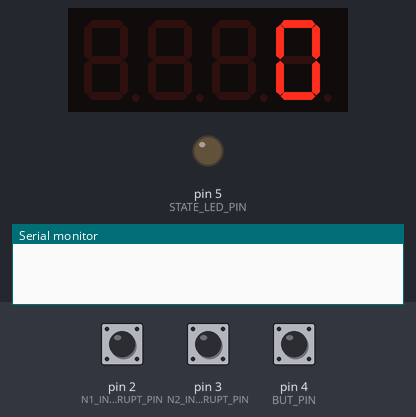
Bench run of a program on a simulated Arduino Uno, built with avr-gcc and run on an emulated ATmega328P. Parts: 4-digit seven-segment display, output pins drawn as LEDs (lit = HIGH), the last lines printed to the serial monitor. The test bench sets the inputs (shaded band); at power-on: pin 4 (BUT_PIN) LOW, pin 2 (N1_INTERRUPT_PIN) LOW, pin 3 (N2_INTERRUPT_PIN) LOW.

Above: at 1.4 s.
1.5 s: pin 4 (BUT_PIN) pulled HIGH for 0.15 s
At 2.7 s:
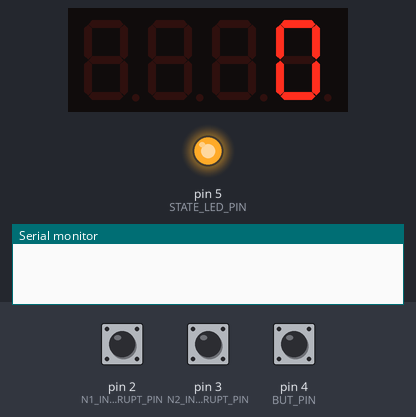
3.1 s: pin 2 (N1_INTERRUPT_PIN) pulled HIGH for 1 s
At 4.6 s:
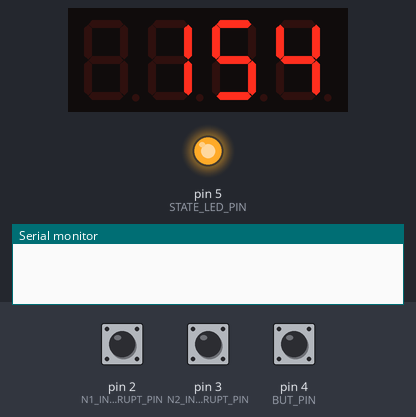
5.6 s: pin 3 (N2_INTERRUPT_PIN) pulled HIGH for 3.2 s
At 9.5 s:
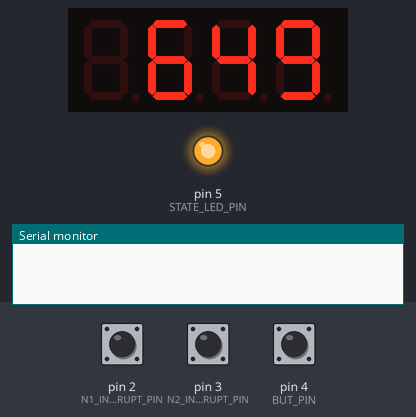
10.3 s: pin 4 (BUT_PIN) pulled HIGH for 3.2 s
At 11.9 s:
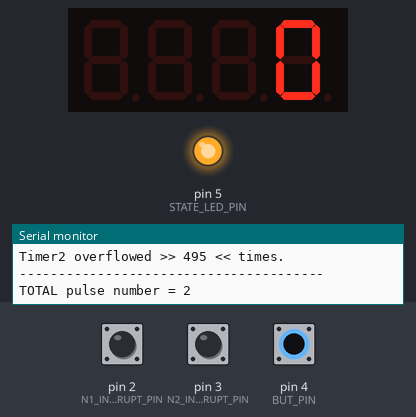
Timing chart, 0 to 23.1 s (numbered marks = the images above; inputs shaded):
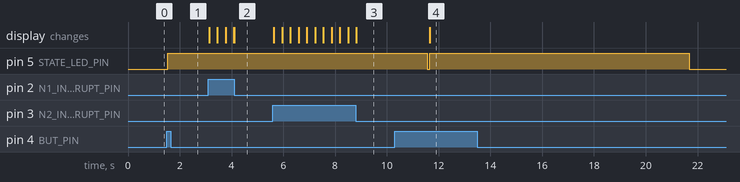

Measured:
- after the input at 1.5 s, pin 5 (STATE_LED_PIN): LOW → HIGH at once
- after the input at 3.1 s, the display: first changes at once (image 2 shows a later state)
- after the input at 5.6 s, the display: first changes at once (image 3 shows a later state)
- after the input at 10.3 s, the display: changes after 1.4 s (image 4)

The program:

main.cpp
```cpp
#include <Arduino.h>

#include "TM1637Display.h"
#include "SimpleLED.h"

#define DISP_CLK 6
#define DISP_DIO 7
#define DISP_BRIGHT 4   // default display brightness

#define BUT_PIN 4         // start Button pin
#define STATE_LED_PIN 5   // state LED indicator pin

#define COUNTING_TIME 10000      // [ms] default 10000 ms == 10 s
#define N1_INTERRUPT_PIN 2
#define N1_INTERRUPT 0      // D2 == Interrupt#0
#define N1_ANALOG_PIN A2    // neutron output pulled up to VDD (about +4 V)
#define N2_INTERRUPT_PIN 3
#define N2_INTERRUPT 1      // D3 == Interrupt#1
#define N2_ANALOG_PIN A3    // neutron output pulled up to VDD (about +4 V)
#define N_COUNTER_NUMBER 2  // number of used interrupts and instaces of nCounter class [1 or 2]

//==============================================================================

// function declaration
// void neutronCounter01();
// void neutronCounter02();
void displayResult();
void printRegisters();  // for debug
// void reAttachInterrupt(uint8_t interruptNum, int mode);

// variables
bool countingAllowed = false;
unsigned long lastAllowedTime = 0;
unsigned long lastDispTime = 0;
bool DEBUG = true;

// objects
TM1637Display disp(DISP_CLK, DISP_DIO);
SimpleLED state_indicator(STATE_LED_PIN);

// load and init NeutronCounter lib
#define N_COUNTERS_NUMBER 2     // number of interrupts used [1-2]
#define PULSE_TIME 5500         // [mks]
#include "NeutronCounter.h"

//==============================================================================
void setup() {
  state_indicator.init();
  // debug_port.init();

  analogReference(DEFAULT); // for analog reads
  disp.clear();
  disp.setBrightness(DISP_BRIGHT);  // brightness, [0 - 7]
  // display at startup
  // disp.setSlowMode();

  // disp.displayByte(_dash, _dash, _dash, _dash);
  disp.showNumberDec(0);

  // state_indicator.init();
  // debug_port.init();

  for (int i = 0; i < N_COUNTERS_NUMBER; i++) { nCounter[i].init();}

  // pinMode(10, OUTPUT);   // DEBUG
  if (DEBUG) { Serial.begin(57600);}  // DEBUG
  delay(200);

}

//==============================================================================
void loop() {
  // check for button pressed
  if (!countingAllowed && digitalRead(BUT_PIN) == HIGH )
  {
    disp.showNumberDec(0);
    countingAllowed = true;
    lastAllowedTime = millis();
    for (int i = 0; i < N_COUNTERS_NUMBER; i++) { nCounter[i].flush();}
    for (int i = 0; i < N_COUNTERS_NUMBER; i++) { nCounter[i].startCounting();}
    // for (int i = 0; i < N_COUNTERS_NUMBER; i++) { nCounter[i].startCounting();}
    state_indicator.on();
  }

  if (countingAllowed)
  {
    if (millis() - lastAllowedTime >= COUNTING_TIME)
    {
      for (int i = 0; i < N_COUNTERS_NUMBER; i++) { nCounter[i].stopCounting();}
      countingAllowed = false;
      // cli();
      state_indicator.off();
      // disp.setSlowMode();
      // displayResult();
      // disp.setFastMode();
      // sei();
      printNeutronStats();
    }
  }

  displayResult();

  // if (DEBUG && nCounter[0].have_new)
  // {
  //   Serial.print("TCNT1 = ");
  //   Serial.print(nCounter[0].reg_info);
  //   Serial.print(";  OVF = ");
  //   Serial.print(nCounter[0].ovf_info);
  //   Serial.print(";  width = ");
  //   Serial.print((double(nCounter[0].reg_info) + 65536.0 * nCounter[0].ovf_info) * nCounter[0].timePerTick, 3);
  //   Serial.print(" mks;  Count = ");
  //   Serial.println(round((double(nCounter[0].reg_info) + 65536L * nCounter[0].ovf_info) * nCounter[0].timePerTick / nCounter[0].pulseAverageTime));
  //   nCounter[0].have_new = false;
  // }
  // if (DEBUG && nCounter[1].have_new)
  // {
  //   Serial.print("TCNT2 = ");
  //   Serial.print(nCounter[1].reg_info);
  //   Serial.print(";  OVF = ");
  //   Serial.print(nCounter[1].ovf_info);
  //   Serial.print(";  width = ");
  //   Serial.print((double(nCounter[1].reg_info) + 256.0 * nCounter[1].ovf_info) * nCounter[1].timePerTick, 3);
  //   Serial.print(" mks;  Count = ");
  //   Serial.println(round((double(nCounter[1].reg_info) + 256 * nCounter[1].ovf_info) * nCounter[1].timePerTick / nCounter[1].pulseAverageTime));
  //   nCounter[1].have_new = false;
  // }


}

//==============================================================================

void displayResult()
{
  unsigned int number = 0;
  for (int i = 0; i < N_COUNTERS_NUMBER; i++)
  {
     number += nCounter[i].GetPulseNumber();
  }
  disp.showNumberDec(number);
  // Serial.println(number);  // DEBUG
}

// for debug
void printRegisters()
{
  Serial.print("  TCCR1A = ");
  Serial.print(TCCR1A);
  Serial.print("  TCCR1B = ");
  Serial.print(TCCR1B);
  Serial.print("  TIMSK1 = ");
  Serial.println(TIMSK1);

  Serial.print("  TCCR2A = ");
  Serial.print(TCCR2A);
  Serial.print("  TCCR2B = ");
  Serial.print(TCCR2B);
  Serial.print("  TIMSK2 = ");
  Serial.println(TIMSK2);
}
```

NeutronCounter.cpp
```cpp
#include "Arduino.h"
#include <math.h>
#include "NeutronCounter.h"

extern NeutronCounter nCounter[];

// Atmega328 Timer1 mks per tick for all available prescalers
static double T1_mksFromPrescaler[6] = {0, 0.0625, 0.5, 4, 16, 64};

// Atmega328 Timer2 mks per tick for all available prescalers
static double T2_mksFromPrescaler[8] = {0, 0.0625, 0.5, 2, 4, 8, 16, 64};

uint16_t regCountMax = 360;
uint16_t registred0[360];
uint16_t regCount0 = 0;
uint16_t registred1[360];
uint16_t regCount1 = 0;
uint16_t t0Overflowed = 0;
uint16_t t1Overflowed = 0;

NeutronCounter::NeutronCounter(uint8_t pinNum, uint8_t interruptNum, uint32_t pulseTime)
{
  pin = pinNum;
  intNum = interruptNum;
  pinMode(pin, INPUT);
  pulseAverageTime = pulseTime;
  pulseCounter = 0;
  if (interruptNum == 0) {timePerTick = T1_mksFromPrescaler[T1_PRESCALER];}
  else if (interruptNum == 1) {timePerTick = T2_mksFromPrescaler[T2_PRESCALER];}
}

// set Timers registers
void NeutronCounter::init(){
  detachInterrupt(intNum);  // stop external interrupt
  // Timer init
  cli();
  if (intNum == 0)
  {
    TCCR1A = 0;  // flush Timer1 settings
    TCCR1B = 0;
    TCCR1B |= (1 << WGM12);   // set Timer1 CTC mode
    OCR1A = T1_OCR1A;
  }
  else if (intNum == 1)
  {
    TCCR2A = 0;  // flush Timer2 settings
    TCCR2B = 0;
    TCCR2A |= (1 << WGM21);   // set Timer2 CTC mode
    OCR2A = T2_OCR2A;
  }
  sei();
}

// Timer1 Compare A interrupt handler
ISR(TIMER1_COMPA_vect)
{
  ++t0Overflowed;
  nCounter[0].increasePulseNumber();
}

// Timer2 Compare A interrupt handler
ISR(TIMER2_COMPA_vect)
{
  ++t1Overflowed;
  nCounter[1].increasePulseNumber();
}

// stop interrupt handling
void NeutronCounter::stopCounting(){
  detachInterrupt(intNum);  // stop external interrupt

  if (intNum == 0)
  {
    TCCR1B &= ~((1 << CS10) | (1 << CS11) | (1 << CS12)); // stop Timer1
    TIMSK1 &= ~(1 << OCIE1A);                             // turn off Timer1 Compare A Match Interrupt
    TIMSK1 &= ~(1 << TOIE1);                              // turn off Timer1 overflow Interrupt
  }
  else if (intNum == 1)
  {
    TCCR2B &= ~((1 << CS20) | (1 << CS21) | (1 << CS22));  // stop Timer2
    TIMSK2 &= ~(1 << OCIE2A);                             // turn off Timer2 Compare A Match Interrupt
    TIMSK2 &= ~(1 << TOIE2);                              // turn off Timer2 overflow Interrupt
  }
}

// start interrupt handling
void NeutronCounter::startCounting(){
  cli();
  // reAttachInterrupt(intNum, SIGNAL_START_EDGE);
  if (intNum == 0)
  {
    EIFR |= (1 << INTF0);   // clear INT0 flag
    attachInterrupt(0, nSignalHandler0, SIGNAL_START_EDGE);
    TCCR1B |= (T1_PRESCALER << CS10);    // set Timer1 prescaler 8x (b010) and start Timer1
  }
  else if (intNum == 1)
  {
    EIFR |= (1 << INTF1);   // clear INT1 flag
    attachInterrupt(1, nSignalHandler1, SIGNAL_START_EDGE);
    TCCR2B |= (T2_PRESCALER << CS20);    // set Timer2 prescaler 8x (b010) and start Timer2
  }
  sei();
}

void NeutronCounter::increasePulseNumber(uint16_t n)
{
  pulseCounter += n;
}

void NeutronCounter::flush()
{
  // timerOVF = 0; // delete
  pulseCounter = 0;
  signalContinues = false;

  regCount0 = 0;
  regCount1 = 0;
  t0Overflowed = 0;
  t1Overflowed = 0;

  // if (intNum == 0)
  // {
  //   TCNT1 = 0;                            // clear Timer1 counter
  //   TIFR1 |= (1 << OCF1A) | (1 << TOV1);  // clear Timer1 interrupt flags
  // }
  // else if (intNum == 1)
  // {
  //   TCNT2 = 0;                            // clear Timer2 counter
  //   TIFR2 |= (1 << OCF2A) | (1 << TOV2);  // clear Timer2 interrupt flags
  // }

}

uint16_t NeutronCounter::GetPulseNumber()
{
  return pulseCounter;
}

// External interrupt INT0 handler
void nSignalHandler0()
{
  if (nCounter[0].signalContinues)
  {
    if (regCount0 < regCountMax)
    {
      registred0[regCount0] = TCNT1;
      registred0[regCount0] += (T1_OCR1A + 1) * t0Overflowed;
      ++regCount0;
    }
    // signal's tail detected (end of the signal)
    TIMSK1 &= ~(1 << OCIE1A);                                 // turn off Timer1 Compare A Match Interrupt
    // TIMSK1 &= ~(1 << TOIE1);                                  // turn off Timer1 overflow Interrupt
    TCCR1B &= ~((1 << CS10) | (1 << CS11) | (1 << CS12));     // turn off Timer1
    nCounter[0].signalContinues = false;
    reAttachInterrupt(nCounter[0].intNum, SIGNAL_START_EDGE); // serch for rising front (new signal)
  }
  else
  {
    // signal's head detected (signal start)
    TCNT1 = 0;                            // clear Timer1 counter
    TIFR1 |= (1 << OCF1A) | (1 << TOV1);  // clear timer interrupt flags
    TIMSK1 = (1 << OCIE1A);               // turn on Timer1 Compare A Match Interrupt
    // TIMSK1 = (1 << TOIE1);                // turn on Timer1 overflow Interrupt
    TCCR1B |= (T1_PRESCALER << CS10);     // set Timer1 prescaler and start Timer1
    nCounter[0].signalContinues = true;
    reAttachInterrupt(nCounter[0].intNum, SIGNAL_END_EDGE);   // serch for falling front (end of the signal)

    t0Overflowed = 0;
  }
}

// External interrupt INT1 handler
void nSignalHandler1()
{
  if (nCounter[1].signalContinues)
  {
    if (regCount1 < regCountMax)
    {
      registred1[regCount1] = TCNT2;
      registred1[regCount1] += (T2_OCR2A + 1) * t1Overflowed;
      ++regCount1;
    }
    // falling front detected (end of the signal)
    TIMSK2 &= ~(1 << OCIE2A);                                   // turn off Timer2 Compare A Match Interrupt
    TIMSK2 &= ~(1 << TOIE2);                                    // turn off Timer2 Overflow Interrupt
    TCCR2B &= ~((1 << CS20) | (1 << CS21) | (1 << CS22));       // stop Timer2
    nCounter[1].signalContinues = false;
    reAttachInterrupt(nCounter[1].intNum, SIGNAL_START_EDGE);   // serch for rising front (new signal)
  }
  else
  {
    // rising front detected (signal start)
    TCNT2 = 0;                            // clear Timer2 counter
    TIFR2 |= (1 << OCF2A) | (1 << TOV2);  // clear timer interrupt flags
    TIMSK2 = (1 << OCIE2A);               // turn on Timer2 Compare A Match Interrupt
    // TIMSK2 = (1 << TOIE2);                // turn on Timer2 Overflow Interrupt
    TCCR2B |= (T2_PRESCALER << CS20);     // set Timer2 prescaler 8x (b010) and start Timer2
    nCounter[1].signalContinues = true;
    reAttachInterrupt(nCounter[1].intNum, SIGNAL_END_EDGE);   // serch for falling front (end of the signal)

    t1Overflowed = 0;
  }
}

// attach interrupt without any changes to interrupt handling function
void reAttachInterrupt(uint8_t interruptNum, int mode) {
  switch(interruptNum){
    case 0:
      // reset Interrupn_0 mode to 00 and set new mode
      EICRA = (EICRA & ~((1 << ISC00) | (1 << ISC01))) | (mode << ISC00);
      // turn on Interrupn_0
      EIMSK |= (1 << INT0);
      break;
    case 1:
      // reset Interrupn_1 mode to 00 and set new mode
      EICRA = (EICRA & ~((1 << ISC10) | (1 << ISC11))) | (mode << ISC10);
      // turn on Interrupn_1
      EIMSK |= (1 << INT1);
      break;
  }
}

void printNeutronStats()
{
  uint16_t minWidth = -1;
  uint16_t maxWidth = 0;
  double averageWidth = 0;
  uint16_t threshold = 20;
  uint16_t count = 0;

  Serial.println("======================================");
  Serial.println("------------  STATISTICS  ------------");
  Serial.println("======================================");
  for (int i = 0; i < regCount0; i++)
  {
    Serial.print("N0 signal[");
    Serial.print(i);
    Serial.print("] width = ");
    Serial.println(registred0[i]);
    if (registred0[i] > threshold)
    {
      minWidth = (minWidth > registred0[i]) ? registred0[i] : minWidth;
      maxWidth = (maxWidth < registred0[i]) ? registred0[i] : maxWidth;
      averageWidth += registred0[i];
      ++count;
    }

  }
  averageWidth /= count;

  Serial.println("");
  Serial.print("Min = ");
  Serial.print(minWidth);
  Serial.print("  Avr = ");
  Serial.print(averageWidth, 2);
  Serial.print("  Max = ");
  Serial.println(maxWidth);
  Serial.print("Timer1 overflowed >> ");
  Serial.print(t0Overflowed);
  Serial.println(" << times.");
  Serial.println("---------------------------------------");
  Serial.println("");

  minWidth = -1;
  maxWidth = 0;
  averageWidth = 0;
  count = 0;

  for (int i = 0; i < regCount1; i++)
  {
    Serial.print("N1 signal[");
    Serial.print(i);
    Serial.print("] width = ");
    Serial.println(registred1[i]);
    if (registred1[i] > threshold)
    {
      minWidth = (minWidth > registred1[i]) ? registred1[i] : minWidth;
      maxWidth = (maxWidth < registred1[i]) ? registred1[i] : maxWidth;
      averageWidth += registred1[i];
      ++count;
    }
  }
  averageWidth /= count;

  Serial.println("");
  Serial.print("Min = ");
  Serial.print(minWidth);
  Serial.print("  Avr = ");
  Serial.print(averageWidth, 2);
  Serial.print("  Max = ");
  Serial.println(maxWidth);
  Serial.print("Timer2 overflowed >> ");
  Serial.print(t1Overflowed);
  Serial.println(" << times.");
  Serial.println("---------------------------------------");
  Serial.print("TOTAL pulse number = ");
  Serial.print(regCount0 + regCount1);
  Serial.println("");

}
```

NeutronCounter.h
```cpp
#ifndef NeutronCounter_h
#define NeutronCounter_h

// for Atmega328
#define INT0_PIN 2   // D2 == Interrupt#0
#define INT1_PIN 3   // D3 == Interrupt#1
#define TIMER1_MAX_COUNT 65536      // 2^16
#define TIMER2_MAX_COUNT 256        // 2^8

// SETUP
#define SIGNAL_START_EDGE RISING    // start == rising for positive signals counting
#define SIGNAL_END_EDGE FALLING     // swap this two values in order to count negative signals

#define T1_PRESCALER 5      // 5 == b101 stands for 1024 prescaler
#define T1_OCR1A 100         // Timer1 Compare A value [16bit] = 86 * (1 / 16MHz / 1024) = 5504 mks period

#define T2_PRESCALER 7      // 7 == b111 stands for 1024 prescaler
#define T2_OCR2A 100         // Timer2 Compare A value [8bit] = 86 * (1 / 16MHz / 1024) = 5504 mks period

#include "Arduino.h"

class NeutronCounter
{
  public:
    // Constructor
    NeutronCounter(uint8_t pin_num, uint8_t interruptNum, uint32_t pulse_time);

    void init();          // set Timers registers (need to execute once before using NeutronCounter)
    void stopCounting();  // stop ext interrupt handling
    void startCounting(); // start ext interrupt handling
    void flush();         // reset counter
    void increasePulseNumber(uint16_t n=1);   // increase pulseCounter by value

    uint16_t GetPulseNumber();  // returns pulseNumber

    uint8_t pin;    // digital input pin (interrupt pin)
    int intNum;     // interrupt number

    double timePerTick;         // time in mks per timer tick
    uint32_t pulseAverageTime;  // [mks] time of single pulse max=4294967296 mks (~71.5 minutes)

    bool signalContinues;   // means the rising front (start) of the signal have been detected,
    // and the falling front (end) of the signal is still not detected

    // bool have_new = false;
    // uint8_t reg_info = 0;
    // uint32_t ovf_info = 0;
    // uint32_t timerOVF;          // timer overflow counter

  private:
    volatile uint16_t pulseCounter;      // registred pulse number max=65535
};


void nSignalHandler0();   // External interrupt INT0 handler
void nSignalHandler1();   // External interrupt INT1 handler
void printNeutronStats();        // debug

void reAttachInterrupt(uint8_t interruptNum, int mode);  // attach interrupt without any changes to interrupt handling function

#if (N_COUNTERS_NUMBER == 1)
// NeutronCounter(uint8_t pin_num, uint8_t interruptNum, unsigned int pulse_time);
NeutronCounter nCounter[N_COUNTERS_NUMBER] {{INT0_PIN, INT0, PULSE_TIME}};
#elif (N_COUNTERS_NUMBER == 2)
NeutronCounter nCounter[N_COUNTERS_NUMBER] {{INT0_PIN, INT0, PULSE_TIME}, {INT1_PIN, INT1, PULSE_TIME}};
#endif

#endif
```

SimpleLED.h
```cpp
#ifndef SimpleLED_h
#define SimpleLED_h

#include <Arduino.h>

class SimpleLED
{
  public:

    SimpleLED(int led_pin)
    {
      pin = led_pin;
    }

    void init()
    {
      pinMode(pin, OUTPUT);
      // delay(50);
      off();
    }

    void on()
    {
      digitalWrite(pin, HIGH);
      is_on = true;
    }

    void off()
    {
      digitalWrite(pin, LOW);
      is_on = false;
    }

    void toggle()
    {
      if (is_on)
      {
        digitalWrite(pin, LOW);
        is_on = false;
      }
      else
      {
        digitalWrite(pin, HIGH);
        is_on = true;
      }
    }

  private:

    int pin = -1;
    bool is_on = false;
};

#endif
```
